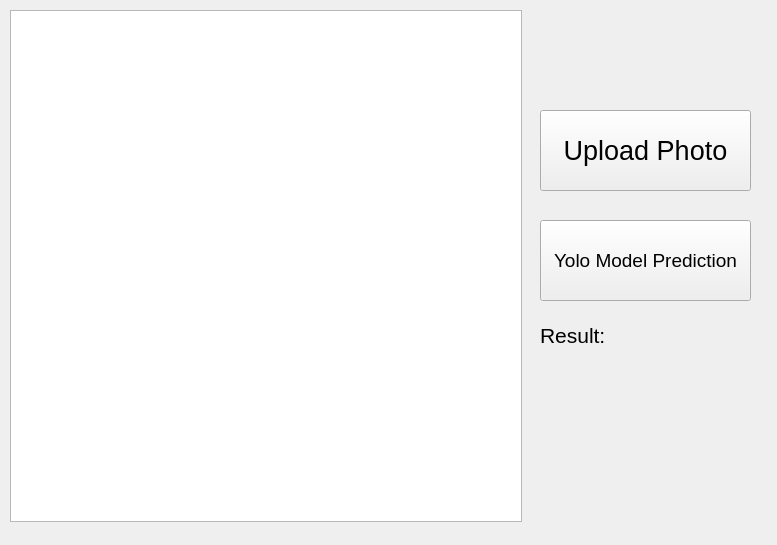
<?xml version="1.0" encoding="UTF-8"?>
<ui version="4.0">
 <class>Form</class>
 <widget class="QWidget" name="Form">
  <property name="geometry">
   <rect>
    <x>0</x>
    <y>0</y>
    <width>777</width>
    <height>545</height>
   </rect>
  </property>
  <property name="windowTitle">
   <string>Face Mask Detection</string>
  </property>
  <widget class="QGraphicsView" name="graphicsView">
   <property name="geometry">
    <rect>
     <x>10</x>
     <y>10</y>
     <width>512</width>
     <height>512</height>
    </rect>
   </property>
  </widget>
  <widget class="QPushButton" name="pushButton">
   <property name="geometry">
    <rect>
     <x>540</x>
     <y>110</y>
     <width>211</width>
     <height>81</height>
    </rect>
   </property>
   <property name="font">
    <font>
     <pointsize>20</pointsize>
    </font>
   </property>
   <property name="text">
    <string>Upload Photo</string>
   </property>
  </widget>
  <widget class="QPushButton" name="pushButton_2">
   <property name="geometry">
    <rect>
     <x>540</x>
     <y>220</y>
     <width>211</width>
     <height>81</height>
    </rect>
   </property>
   <property name="font">
    <font>
     <pointsize>14</pointsize>
    </font>
   </property>
   <property name="text">
    <string>Yolo Model Prediction</string>
   </property>
  </widget>
  <widget class="QLabel" name="label">
   <property name="geometry">
    <rect>
     <x>540</x>
     <y>320</y>
     <width>91</width>
     <height>31</height>
    </rect>
   </property>
   <property name="font">
    <font>
     <pointsize>16</pointsize>
    </font>
   </property>
   <property name="text">
    <string>Result:</string>
   </property>
  </widget>
  <widget class="QLabel" name="result_label">
   <property name="geometry">
    <rect>
     <x>550</x>
     <y>380</y>
     <width>211</width>
     <height>121</height>
    </rect>
   </property>
   <property name="font">
    <font>
     <pointsize>14</pointsize>
    </font>
   </property>
   <property name="text">
    <string/>
   </property>
  </widget>
 </widget>
 <resources/>
 <connections/>
</ui>
